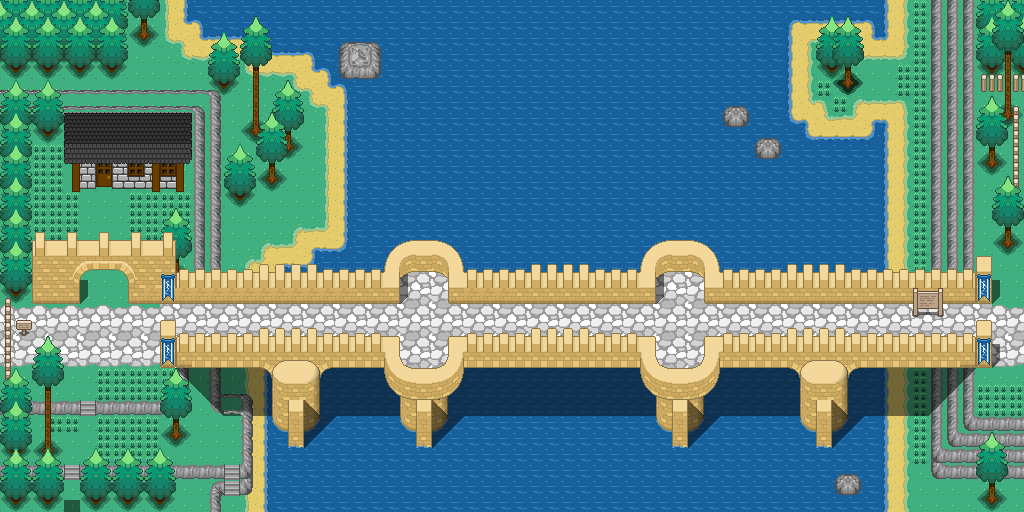

Below is a game level as drawn by its tile map, then a one-line description and the .tmx that defines it (tile-layer data replaced by summaries):
An orthogonal 64x32 tile map with 16x16 px tiles, 13 tile layers, 2 tilesets and 122 objects (51x animatedTile, 5x objectDescription, person, layerChange).

<map version="1.0" orientation="orthogonal" renderorder="right-down" width="64" height="32" tilewidth="16" tileheight="16" nextobjectid="1056">
 <properties>
  <property nameID="musicIndex" value="2" />
  <property nameID="musicType" value="town" />
 </properties>
 <tileset firstgid="1" nameID="limbusdev_world" tilewidth="16" tileheight="16" tilecount="4096">
  <image source="../spritesheets/limbusdev_world.png" width="1024" height="1024" />
 </tileset>
 <tileset firstgid="4097" nameID="limbusdev_world2" tilewidth="16" tileheight="16" tilecount="4096">
  <image source="../spritesheets/limbusdev_world2.png" width="1024" height="1024" />
 </tileset>
 <layer nameID="ground0" width="64" height="32">
  <data>[2048 cells, 2048 non-empty, 28 distinct tile ids]</data>
 </layer>
 <objectgroup nameID="animatedTiles1">
  <object id="540" type="animatedTile" x="256" y="32" width="16" height="16">
   <properties>
    <property nameID="index" value="0" />
   </properties>
  </object>
  <object id="957" type="animatedTile" x="176" y="0" width="16" height="16">
   <properties>
    <property nameID="index" value="11" />
   </properties>
  </object>
  <object id="958" type="animatedTile" x="336" y="96" width="16" height="144">
   <properties>
    <property nameID="index" value="11" />
   </properties>
  </object>
  <object id="976" type="animatedTile" x="192" y="16" width="16" height="16">
   <properties>
    <property nameID="index" value="6" />
   </properties>
  </object>
  <object id="978" type="animatedTile" x="304" y="48" width="16" height="16">
   <properties>
    <property nameID="index" value="6" />
   </properties>
  </object>
  <object id="979" type="animatedTile" x="320" y="64" width="16" height="16">
   <properties>
    <property nameID="index" value="6" />
   </properties>
  </object>
  <object id="980" type="animatedTile" x="336" y="80" width="16" height="16">
   <properties>
    <property nameID="index" value="6" />
   </properties>
  </object>
  <object id="982" type="animatedTile" x="272" y="48" width="32" height="16">
   <properties>
    <property nameID="index" value="5" />
   </properties>
  </object>
  <object id="983" type="animatedTile" x="256" y="48" width="16" height="16">
   <properties>
    <property nameID="index" value="5" />
   </properties>
  </object>
  <object id="985" type="animatedTile" x="208" y="32" width="48" height="16">
   <properties>
    <property nameID="index" value="5" />
   </properties>
  </object>
  <object id="986" type="animatedTile" x="176" y="16" width="16" height="16">
   <properties>
    <property nameID="index" value="4" />
   </properties>
  </object>
  <object id="987" type="animatedTile" x="192" y="32" width="16" height="16">
   <properties>
    <property nameID="index" value="4" />
   </properties>
  </object>
  <object id="988" type="animatedTile" x="304" y="64" width="16" height="16">
   <properties>
    <property nameID="index" value="4" />
   </properties>
  </object>
  <object id="989" type="animatedTile" x="320" y="80" width="16" height="16">
   <properties>
    <property nameID="index" value="4" />
   </properties>
  </object>
  <object id="990" type="animatedTile" x="336" y="240" width="16" height="16">
   <properties>
    <property nameID="index" value="9" />
   </properties>
  </object>
  <object id="991" type="animatedTile" x="304" y="256" width="16" height="16">
   <properties>
    <property nameID="index" value="9" />
   </properties>
  </object>
  <object id="992" type="animatedTile" x="304" y="240" width="16" height="16">
   <properties>
    <property nameID="index" value="2" />
   </properties>
  </object>
  <object id="993" type="animatedTile" x="272" y="256" width="16" height="16">
   <properties>
    <property nameID="index" value="2" />
   </properties>
  </object>
  <object id="994" type="animatedTile" x="288" y="256" width="16" height="16">
   <properties>
    <property nameID="index" value="8" />
   </properties>
  </object>
  <object id="995" type="animatedTile" x="320" y="240" width="16" height="16">
   <properties>
    <property nameID="index" value="8" />
   </properties>
  </object>
  <object id="1013" type="animatedTile" x="880" y="128" width="16" height="384">
   <properties>
    <property nameID="index" value="12" />
   </properties>
  </object>
  <object id="1018" type="animatedTile" x="784" y="32" width="16" height="80">
   <properties>
    <property nameID="index" value="12" />
   </properties>
  </object>
  <object id="1019" type="animatedTile" x="880" y="16" width="16" height="16">
   <properties>
    <property nameID="index" value="12" />
   </properties>
  </object>
  <object id="1020" type="animatedTile" x="880" y="0" width="16" height="16">
   <properties>
    <property nameID="index" value="12" />
   </properties>
  </object>
  <object id="1021" type="animatedTile" x="816" y="16" width="48" height="16">
   <properties>
    <property nameID="index" value="5" />
   </properties>
  </object>
  <object id="1022" type="animatedTile" x="800" y="16" width="16" height="16">
   <properties>
    <property nameID="index" value="5" />
   </properties>
  </object>
  <object id="1025" type="animatedTile" x="816" y="128" width="48" height="16">
   <properties>
    <property nameID="index" value="8" />
   </properties>
  </object>
  <object id="1028" type="animatedTile" x="864" y="16" width="16" height="16">
   <properties>
    <property nameID="index" value="6" />
   </properties>
  </object>
  <object id="1029" type="animatedTile" x="784" y="112" width="16" height="16">
   <properties>
    <property nameID="index" value="10" />
   </properties>
  </object>
  <object id="1030" type="animatedTile" x="800" y="128" width="16" height="16">
   <properties>
    <property nameID="index" value="10" />
   </properties>
  </object>
  <object id="1031" type="animatedTile" x="864" y="128" width="16" height="16">
   <properties>
    <property nameID="index" value="9" />
   </properties>
  </object>
  </objectgroup>
 <layer nameID="walls0" width="64" height="32">
  <data>[2048 cells, 140 non-empty, 56 distinct tile ids]</data>
 </layer>
 <layer nameID="objects0" width="64" height="32">
  <data>[2048 cells, 55 non-empty, 11 distinct tile ids]</data>
 </layer>
 <objectgroup nameID="people0" />
 <layer nameID="shadow0" width="64" height="32">
  <data>[2048 cells, 29 non-empty, 1 distinct tile ids]</data>
 </layer>
 <layer nameID="tops0" width="64" height="32">
  <data>[2048 cells, 39 non-empty, 15 distinct tile ids]</data>
 </layer>
 <layer nameID="ground1" width="64" height="32">
  <data>[2048 cells, 270 non-empty, 8 distinct tile ids]</data>
 </layer>
 <layer nameID="walls1" width="64" height="32">
  <data>[2048 cells, 477 non-empty, 105 distinct tile ids]</data>
 </layer>
 <layer nameID="objects1" width="64" height="32">
  <data>[2048 cells, 89 non-empty, 18 distinct tile ids]</data>
 </layer>
 <objectgroup nameID="people1" />
 <layer nameID="shadow1" width="64" height="32">
  <data>[2048 cells, 35 non-empty, 7 distinct tile ids]</data>
 </layer>
 <layer nameID="tops1" width="64" height="32">
  <data>[2048 cells, 392 non-empty, 91 distinct tile ids]</data>
 </layer>
 <layer nameID="ground2" width="64" height="32">
  <data>[2048 cells, 0 non-empty, 0 distinct tile ids]</data>
 </layer>
 <layer nameID="walls2" width="64" height="32">
  <data>[2048 cells, 9 non-empty, 5 distinct tile ids]</data>
 </layer>
 <layer nameID="tops2" width="64" height="32">
  <data>[2048 cells, 24 non-empty, 13 distinct tile ids]</data>
 </layer>
 <objectgroup nameID="colliderWalls1">
  <!-- 48 objects omitted --></objectgroup>
 <objectgroup nameID="livingEntities">
  <!-- 1 objects omitted --></objectgroup>
 <objectgroup nameID="sensors">
  <!-- 17 objects omitted --></objectgroup>
 <objectgroup nameID="objects">
  <!-- 5 objects omitted --></objectgroup>
</map>
<!-- 91 of 122 objects omitted -->
